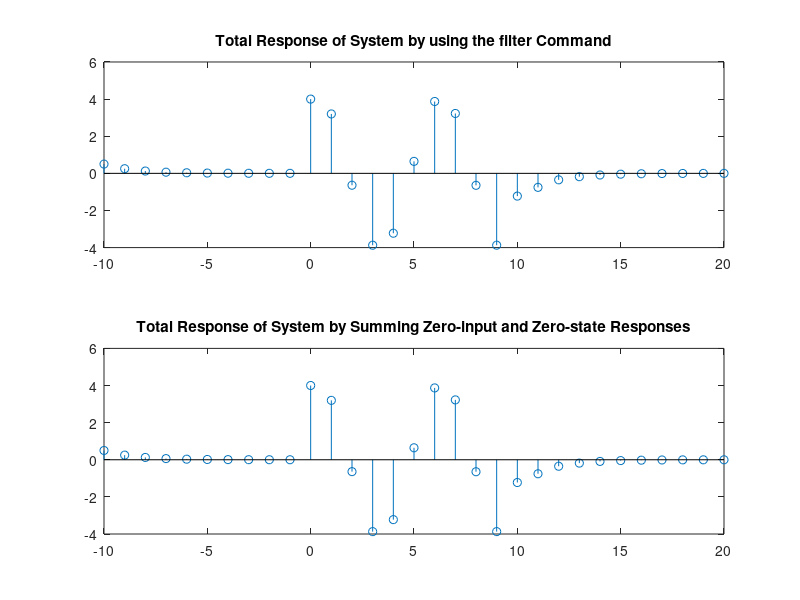

Write the MATLAB code that produced this figure.
% Reza Aablue
% 500966944
% Section 05

%Problem D
n = [-10:20];
u = @(n) (n>=0) * 1.0 .* (mod(n,1)==0);
xofn = @(n) 2*cos ((n*pi)/3).*(u(n)-u(n-10));

B = [2]; % Coefficients on x[n] side. (Difference eq'n of part B)
A = [1 -0.3 -0.1]; %Coefficients on y[n] side. (Difference eq'n of part B)
Init = [1 2]; % Initial conditions.

xInitConditions = filtic (B, A, Init); % Find initial conditions of the system.

ZIResponse = filter (B, A, zeros(1,31), xInitConditions); % Zero-input response of system.
ZSResponse = filter (B, A, xofn (n)); % Zero-state response.
                                                  
totalResponseMethodOne = filter (B,A, xofn(n), xInitConditions);

totalResponseMethodTwo = ZIResponse + ZSResponse; % Finding total response through summing up
                                                  % zero-input and zero-state responses.

figure (1);

subplot (2,1,1);
stem (n, totalResponseMethodOne);
title ("Total Response of System by using the filter Command");

subplot (2,1,2);
stem (n, totalResponseMethodTwo);
title ("Total Response of System by Summing Zero-input and Zero-state Responses");